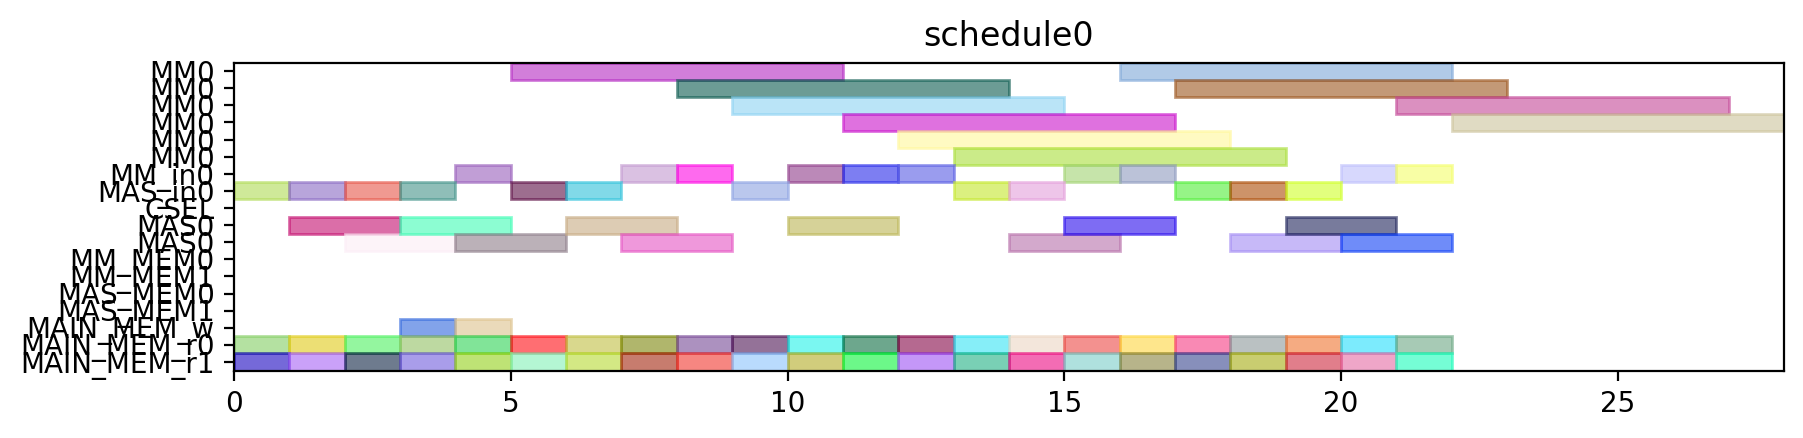

The script that drew this image:
from pyschedule import Scenario, solvers, plotters, alt


def solve():
	horizon = 120
	S = Scenario("schedule0", horizon=horizon)

	# resource
	MM = S.Resources('MM', num=1, size=6)
	MM_in = S.Resources('MM_in', num=1)
	MAS_in = S.Resources('MAS_in', num=1)
	CSEL = S.Resource('CSEL')
	MAS = S.Resources('MAS', num=1, size=2, periods=range(1, horizon))
	MM_MEM = S.Resources('MM_MEM', num=2)
	MAS_MEM = S.Resources('MAS_MEM', num=2)
	MAIN_MEM_w = S.Resource('MAIN_MEM_w', size=1)
	MAIN_MEM_r = S.Resources('MAIN_MEM_r', num=2)

	# result of previous scheduling

	# new tasks
	c10_t0 = S.Task('c10_t0', length=6, delay_cost=1)
	c10_t0 += alt(MM)
	c10_t0_in = S.Task('c10_t0_in', length=1, delay_cost=1)
	c10_t0_in += alt(MM_in)
	S += c10_t0_in*MM_in[0]<=c10_t0*MM[0]
	c10_t0_mem0 = S.Task('c10_t0_mem0', length=1, delay_cost=1)
	c10_t0_mem0 += MAIN_MEM_r[0]
	S += c10_t0_mem0 <= c10_t0

	c10_t0_mem1 = S.Task('c10_t0_mem1', length=1, delay_cost=1)
	c10_t0_mem1 += MAIN_MEM_r[1]
	S += c10_t0_mem1 <= c10_t0

	c10_t1 = S.Task('c10_t1', length=6, delay_cost=1)
	c10_t1 += alt(MM)
	c10_t1_in = S.Task('c10_t1_in', length=1, delay_cost=1)
	c10_t1_in += alt(MM_in)
	S += c10_t1_in*MM_in[0]<=c10_t1*MM[0]
	c10_t1_mem0 = S.Task('c10_t1_mem0', length=1, delay_cost=1)
	c10_t1_mem0 += MAIN_MEM_r[0]
	S += c10_t1_mem0 <= c10_t1

	c10_t1_mem1 = S.Task('c10_t1_mem1', length=1, delay_cost=1)
	c10_t1_mem1 += MAIN_MEM_r[1]
	S += c10_t1_mem1 <= c10_t1

	c10_t2 = S.Task('c10_t2', length=2, delay_cost=1)
	c10_t2 += alt(MAS)
	c10_t2_in = S.Task('c10_t2_in', length=1, delay_cost=1)
	c10_t2_in += alt(MAS_in)
	S += c10_t2_in*MAS_in[0]<=c10_t2*MAS[0]

	c10_t2_mem0 = S.Task('c10_t2_mem0', length=1, delay_cost=1)
	c10_t2_mem0 += MAIN_MEM_r[0]
	S += c10_t2_mem0 <= c10_t2

	c10_t2_mem1 = S.Task('c10_t2_mem1', length=1, delay_cost=1)
	c10_t2_mem1 += MAIN_MEM_r[1]
	S += c10_t2_mem1 <= c10_t2

	c10_t3 = S.Task('c10_t3', length=2, delay_cost=1)
	c10_t3 += alt(MAS)
	c10_t3_in = S.Task('c10_t3_in', length=1, delay_cost=1)
	c10_t3_in += alt(MAS_in)
	S += c10_t3_in*MAS_in[0]<=c10_t3*MAS[0]

	c10_t3_mem0 = S.Task('c10_t3_mem0', length=1, delay_cost=1)
	c10_t3_mem0 += MAIN_MEM_r[0]
	S += c10_t3_mem0 <= c10_t3

	c10_t3_mem1 = S.Task('c10_t3_mem1', length=1, delay_cost=1)
	c10_t3_mem1 += MAIN_MEM_r[1]
	S += c10_t3_mem1 <= c10_t3

	c20_t0 = S.Task('c20_t0', length=6, delay_cost=1)
	c20_t0 += alt(MM)
	c20_t0_in = S.Task('c20_t0_in', length=1, delay_cost=1)
	c20_t0_in += alt(MM_in)
	S += c20_t0_in*MM_in[0]<=c20_t0*MM[0]
	c20_t0_mem0 = S.Task('c20_t0_mem0', length=1, delay_cost=1)
	c20_t0_mem0 += MAIN_MEM_r[0]
	S += c20_t0_mem0 <= c20_t0

	c20_t0_mem1 = S.Task('c20_t0_mem1', length=1, delay_cost=1)
	c20_t0_mem1 += MAIN_MEM_r[1]
	S += c20_t0_mem1 <= c20_t0

	c20_t1 = S.Task('c20_t1', length=6, delay_cost=1)
	c20_t1 += alt(MM)
	c20_t1_in = S.Task('c20_t1_in', length=1, delay_cost=1)
	c20_t1_in += alt(MM_in)
	S += c20_t1_in*MM_in[0]<=c20_t1*MM[0]
	c20_t1_mem0 = S.Task('c20_t1_mem0', length=1, delay_cost=1)
	c20_t1_mem0 += MAIN_MEM_r[0]
	S += c20_t1_mem0 <= c20_t1

	c20_t1_mem1 = S.Task('c20_t1_mem1', length=1, delay_cost=1)
	c20_t1_mem1 += MAIN_MEM_r[1]
	S += c20_t1_mem1 <= c20_t1

	c20_t2 = S.Task('c20_t2', length=2, delay_cost=1)
	c20_t2 += alt(MAS)
	c20_t2_in = S.Task('c20_t2_in', length=1, delay_cost=1)
	c20_t2_in += alt(MAS_in)
	S += c20_t2_in*MAS_in[0]<=c20_t2*MAS[0]

	c20_t2_mem0 = S.Task('c20_t2_mem0', length=1, delay_cost=1)
	c20_t2_mem0 += MAIN_MEM_r[0]
	S += c20_t2_mem0 <= c20_t2

	c20_t2_mem1 = S.Task('c20_t2_mem1', length=1, delay_cost=1)
	c20_t2_mem1 += MAIN_MEM_r[1]
	S += c20_t2_mem1 <= c20_t2

	c20_t3 = S.Task('c20_t3', length=2, delay_cost=1)
	c20_t3 += alt(MAS)
	c20_t3_in = S.Task('c20_t3_in', length=1, delay_cost=1)
	c20_t3_in += alt(MAS_in)
	S += c20_t3_in*MAS_in[0]<=c20_t3*MAS[0]

	c20_t3_mem0 = S.Task('c20_t3_mem0', length=1, delay_cost=1)
	c20_t3_mem0 += MAIN_MEM_r[0]
	S += c20_t3_mem0 <= c20_t3

	c20_t3_mem1 = S.Task('c20_t3_mem1', length=1, delay_cost=1)
	c20_t3_mem1 += MAIN_MEM_r[1]
	S += c20_t3_mem1 <= c20_t3

	c01_t0 = S.Task('c01_t0', length=6, delay_cost=1)
	c01_t0 += alt(MM)
	c01_t0_in = S.Task('c01_t0_in', length=1, delay_cost=1)
	c01_t0_in += alt(MM_in)
	S += c01_t0_in*MM_in[0]<=c01_t0*MM[0]
	c01_t0_mem0 = S.Task('c01_t0_mem0', length=1, delay_cost=1)
	c01_t0_mem0 += MAIN_MEM_r[0]
	S += c01_t0_mem0 <= c01_t0

	c01_t0_mem1 = S.Task('c01_t0_mem1', length=1, delay_cost=1)
	c01_t0_mem1 += MAIN_MEM_r[1]
	S += c01_t0_mem1 <= c01_t0

	c01_t1 = S.Task('c01_t1', length=6, delay_cost=1)
	c01_t1 += alt(MM)
	c01_t1_in = S.Task('c01_t1_in', length=1, delay_cost=1)
	c01_t1_in += alt(MM_in)
	S += c01_t1_in*MM_in[0]<=c01_t1*MM[0]
	c01_t1_mem0 = S.Task('c01_t1_mem0', length=1, delay_cost=1)
	c01_t1_mem0 += MAIN_MEM_r[0]
	S += c01_t1_mem0 <= c01_t1

	c01_t1_mem1 = S.Task('c01_t1_mem1', length=1, delay_cost=1)
	c01_t1_mem1 += MAIN_MEM_r[1]
	S += c01_t1_mem1 <= c01_t1

	c01_t2 = S.Task('c01_t2', length=2, delay_cost=1)
	c01_t2 += alt(MAS)
	c01_t2_in = S.Task('c01_t2_in', length=1, delay_cost=1)
	c01_t2_in += alt(MAS_in)
	S += c01_t2_in*MAS_in[0]<=c01_t2*MAS[0]

	c01_t2_mem0 = S.Task('c01_t2_mem0', length=1, delay_cost=1)
	c01_t2_mem0 += MAIN_MEM_r[0]
	S += c01_t2_mem0 <= c01_t2

	c01_t2_mem1 = S.Task('c01_t2_mem1', length=1, delay_cost=1)
	c01_t2_mem1 += MAIN_MEM_r[1]
	S += c01_t2_mem1 <= c01_t2

	c01_t3 = S.Task('c01_t3', length=2, delay_cost=1)
	c01_t3 += alt(MAS)
	c01_t3_in = S.Task('c01_t3_in', length=1, delay_cost=1)
	c01_t3_in += alt(MAS_in)
	S += c01_t3_in*MAS_in[0]<=c01_t3*MAS[0]

	c01_t3_mem0 = S.Task('c01_t3_mem0', length=1, delay_cost=1)
	c01_t3_mem0 += MAIN_MEM_r[0]
	S += c01_t3_mem0 <= c01_t3

	c01_t3_mem1 = S.Task('c01_t3_mem1', length=1, delay_cost=1)
	c01_t3_mem1 += MAIN_MEM_r[1]
	S += c01_t3_mem1 <= c01_t3

	c11_t0 = S.Task('c11_t0', length=6, delay_cost=1)
	c11_t0 += alt(MM)
	c11_t0_in = S.Task('c11_t0_in', length=1, delay_cost=1)
	c11_t0_in += alt(MM_in)
	S += c11_t0_in*MM_in[0]<=c11_t0*MM[0]
	c11_t0_mem0 = S.Task('c11_t0_mem0', length=1, delay_cost=1)
	c11_t0_mem0 += MAIN_MEM_r[0]
	S += c11_t0_mem0 <= c11_t0

	c11_t0_mem1 = S.Task('c11_t0_mem1', length=1, delay_cost=1)
	c11_t0_mem1 += MAIN_MEM_r[1]
	S += c11_t0_mem1 <= c11_t0

	c11_t1 = S.Task('c11_t1', length=6, delay_cost=1)
	c11_t1 += alt(MM)
	c11_t1_in = S.Task('c11_t1_in', length=1, delay_cost=1)
	c11_t1_in += alt(MM_in)
	S += c11_t1_in*MM_in[0]<=c11_t1*MM[0]
	c11_t1_mem0 = S.Task('c11_t1_mem0', length=1, delay_cost=1)
	c11_t1_mem0 += MAIN_MEM_r[0]
	S += c11_t1_mem0 <= c11_t1

	c11_t1_mem1 = S.Task('c11_t1_mem1', length=1, delay_cost=1)
	c11_t1_mem1 += MAIN_MEM_r[1]
	S += c11_t1_mem1 <= c11_t1

	c11_t2 = S.Task('c11_t2', length=2, delay_cost=1)
	c11_t2 += alt(MAS)
	c11_t2_in = S.Task('c11_t2_in', length=1, delay_cost=1)
	c11_t2_in += alt(MAS_in)
	S += c11_t2_in*MAS_in[0]<=c11_t2*MAS[0]

	c11_t2_mem0 = S.Task('c11_t2_mem0', length=1, delay_cost=1)
	c11_t2_mem0 += MAIN_MEM_r[0]
	S += c11_t2_mem0 <= c11_t2

	c11_t2_mem1 = S.Task('c11_t2_mem1', length=1, delay_cost=1)
	c11_t2_mem1 += MAIN_MEM_r[1]
	S += c11_t2_mem1 <= c11_t2

	c11_t3 = S.Task('c11_t3', length=2, delay_cost=1)
	c11_t3 += alt(MAS)
	c11_t3_in = S.Task('c11_t3_in', length=1, delay_cost=1)
	c11_t3_in += alt(MAS_in)
	S += c11_t3_in*MAS_in[0]<=c11_t3*MAS[0]

	c11_t3_mem0 = S.Task('c11_t3_mem0', length=1, delay_cost=1)
	c11_t3_mem0 += MAIN_MEM_r[0]
	S += c11_t3_mem0 <= c11_t3

	c11_t3_mem1 = S.Task('c11_t3_mem1', length=1, delay_cost=1)
	c11_t3_mem1 += MAIN_MEM_r[1]
	S += c11_t3_mem1 <= c11_t3

	c21_t0 = S.Task('c21_t0', length=6, delay_cost=1)
	c21_t0 += alt(MM)
	c21_t0_in = S.Task('c21_t0_in', length=1, delay_cost=1)
	c21_t0_in += alt(MM_in)
	S += c21_t0_in*MM_in[0]<=c21_t0*MM[0]
	c21_t0_mem0 = S.Task('c21_t0_mem0', length=1, delay_cost=1)
	c21_t0_mem0 += MAIN_MEM_r[0]
	S += c21_t0_mem0 <= c21_t0

	c21_t0_mem1 = S.Task('c21_t0_mem1', length=1, delay_cost=1)
	c21_t0_mem1 += MAIN_MEM_r[1]
	S += c21_t0_mem1 <= c21_t0

	c21_t1 = S.Task('c21_t1', length=6, delay_cost=1)
	c21_t1 += alt(MM)
	c21_t1_in = S.Task('c21_t1_in', length=1, delay_cost=1)
	c21_t1_in += alt(MM_in)
	S += c21_t1_in*MM_in[0]<=c21_t1*MM[0]
	c21_t1_mem0 = S.Task('c21_t1_mem0', length=1, delay_cost=1)
	c21_t1_mem0 += MAIN_MEM_r[0]
	S += c21_t1_mem0 <= c21_t1

	c21_t1_mem1 = S.Task('c21_t1_mem1', length=1, delay_cost=1)
	c21_t1_mem1 += MAIN_MEM_r[1]
	S += c21_t1_mem1 <= c21_t1

	c21_t2 = S.Task('c21_t2', length=2, delay_cost=1)
	c21_t2 += alt(MAS)
	c21_t2_in = S.Task('c21_t2_in', length=1, delay_cost=1)
	c21_t2_in += alt(MAS_in)
	S += c21_t2_in*MAS_in[0]<=c21_t2*MAS[0]

	c21_t2_mem0 = S.Task('c21_t2_mem0', length=1, delay_cost=1)
	c21_t2_mem0 += MAIN_MEM_r[0]
	S += c21_t2_mem0 <= c21_t2

	c21_t2_mem1 = S.Task('c21_t2_mem1', length=1, delay_cost=1)
	c21_t2_mem1 += MAIN_MEM_r[1]
	S += c21_t2_mem1 <= c21_t2

	c21_t3 = S.Task('c21_t3', length=2, delay_cost=1)
	c21_t3 += alt(MAS)
	c21_t3_in = S.Task('c21_t3_in', length=1, delay_cost=1)
	c21_t3_in += alt(MAS_in)
	S += c21_t3_in*MAS_in[0]<=c21_t3*MAS[0]

	c21_t3_mem0 = S.Task('c21_t3_mem0', length=1, delay_cost=1)
	c21_t3_mem0 += MAIN_MEM_r[0]
	S += c21_t3_mem0 <= c21_t3

	c21_t3_mem1 = S.Task('c21_t3_mem1', length=1, delay_cost=1)
	c21_t3_mem1 += MAIN_MEM_r[1]
	S += c21_t3_mem1 <= c21_t3

	c000 = S.Task('c000', length=2, delay_cost=1)
	c000 += alt(MAS)
	c000_in = S.Task('c000_in', length=1, delay_cost=1)
	c000_in += alt(MAS_in)
	S += c000_in*MAS_in[0]<=c000*MAS[0]

	S += 0<c000

	c000_w = S.Task('c000_w', length=1, delay_cost=1)
	c000_w += alt(MAIN_MEM_w)
	S += c000 <= c000_w

	c000_mem0 = S.Task('c000_mem0', length=1, delay_cost=1)
	c000_mem0 += MAIN_MEM_r[0]
	S += c000_mem0 <= c000

	c000_mem1 = S.Task('c000_mem1', length=1, delay_cost=1)
	c000_mem1 += MAIN_MEM_r[1]
	S += c000_mem1 <= c000

	c001 = S.Task('c001', length=2, delay_cost=1)
	c001 += alt(MAS)
	c001_in = S.Task('c001_in', length=1, delay_cost=1)
	c001_in += alt(MAS_in)
	S += c001_in*MAS_in[0]<=c001*MAS[0]

	S += 0<c001

	c001_w = S.Task('c001_w', length=1, delay_cost=1)
	c001_w += alt(MAIN_MEM_w)
	S += c001 <= c001_w

	c001_mem0 = S.Task('c001_mem0', length=1, delay_cost=1)
	c001_mem0 += MAIN_MEM_r[0]
	S += c001_mem0 <= c001

	c001_mem1 = S.Task('c001_mem1', length=1, delay_cost=1)
	c001_mem1 += MAIN_MEM_r[1]
	S += c001_mem1 <= c001

	solvers.mip.solve(S,msg=1,kind='CPLEX',ratio_gap=1.01)

	solution = [['hoge']*len(S.solution()[1]) for i in range(len(S.solution()))]
	for i in range(len(S.solution())):
		for j in range(len(S.solution()[i])):
			solution[i][j]=str(S.solution()[i][j])
	print(solution)

	cycles = int(solution[-1][3])

	pic_file_name = "/mnt/rose/usr1/fukuda/ABE/multiRAM_multiMAS_16mux/scheduling_result/stage6MM1_stage2MAS1/FROB/schedule0.png"
	if(S.solution() != []):
		plotters.matplotlib.plot(S,img_filename=pic_file_name, show_task_labels=False, fig_size=(cycles*0.25+3, 2))

	return solution
